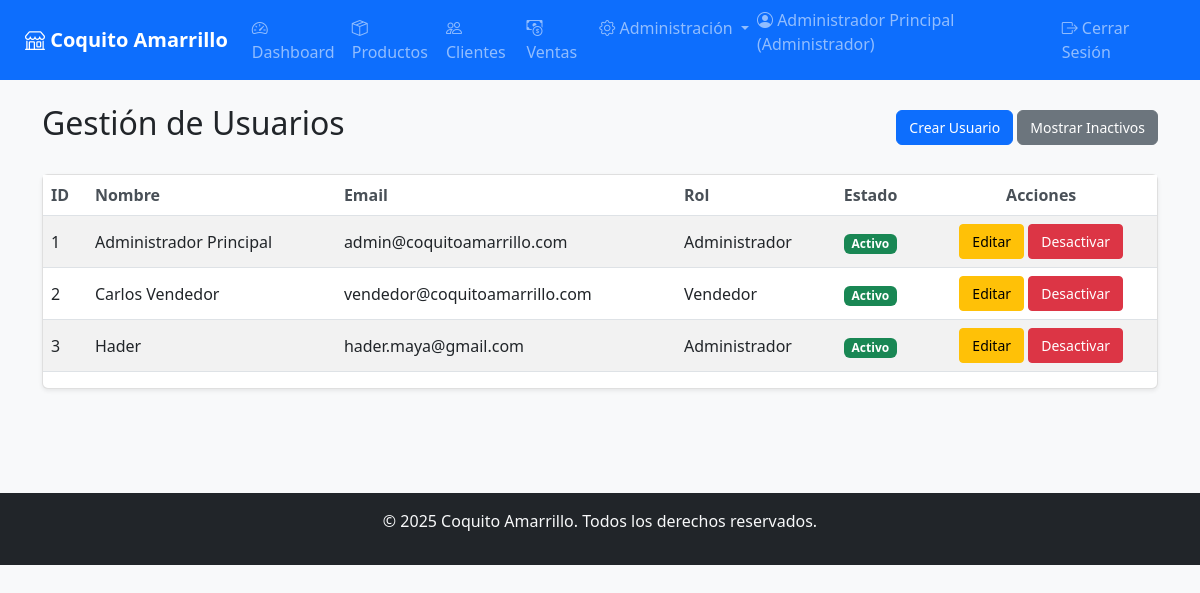
Before: /admin/users (signed in) with the older database file.
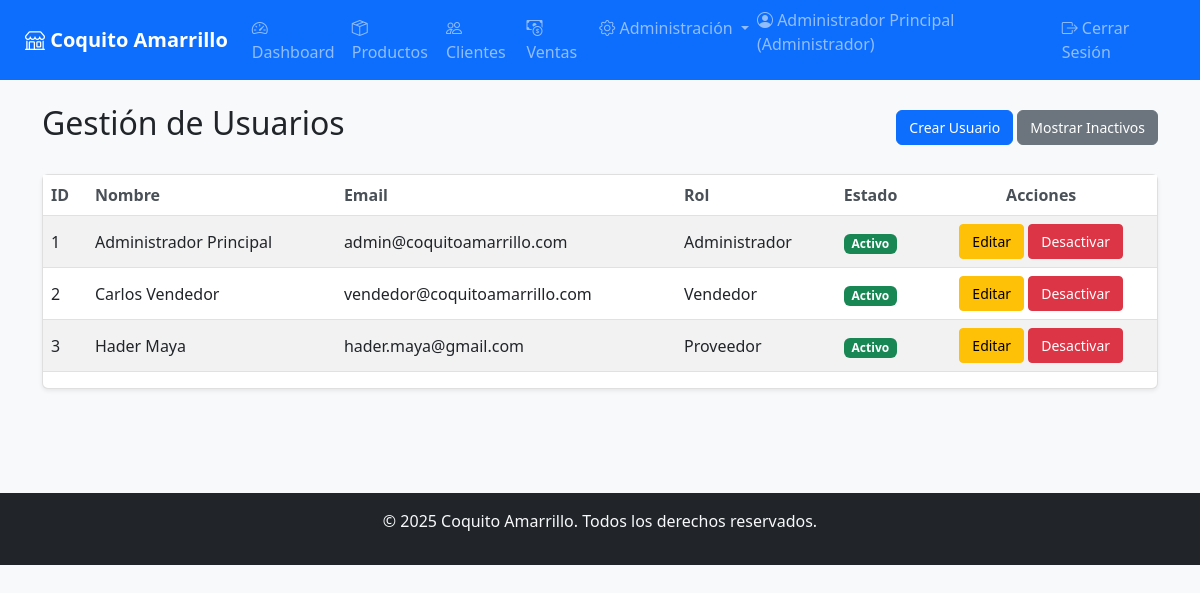
After: the same page with the newer database file.
### app/models/user.py (models this page shows, shortened)
class User(UserMixin, db.Model):
    __tablename__ = 'usuarios'
    id_usuario = db.Column(db.Integer, primary_key=True)
    nombre = db.Column(db.String(100), nullable=False)
    email = db.Column(db.String(100), nullable=False, unique=True)
    _password_hash = db.Column('password', db.String(255), nullable=False)
    rol_id = db.Column(db.Integer, db.ForeignKey('roles.id_rol'), nullable=False)
    activo = db.Column(db.Boolean, default=True)  # Campo para soft delete
    fecha_eliminacion = db.Column(db.DateTime)    # Fecha de desactivación
    fecha_registro = db.Column(db.DateTime)
    rol = relationship('Role', back_populates='usuarios')
    empleado_asociado = relationship('Staff', back_populates='usuario', uselist=False)
    @property
    def password(self):
        raise AttributeError('La contraseña no es legible')
    @password.setter
    def password(self, raw_password):
        self.validate_password_strength(raw_password)
        self._password_hash = bcrypt.generate_password_hash(raw_password).decode('utf-8')

### app/models/role.py (models this page shows, shortened)
class Role(db.Model):
    __tablename__ = 'roles'
    id_rol = db.Column(db.Integer, primary_key=True)
    nombre = db.Column(db.String(50), nullable=False, unique=True)
    descripcion = db.Column(db.String(150))
    activo = db.Column(db.Boolean, default=True)
    fecha_eliminacion = db.Column(db.DateTime)
    usuarios = relationship('User', back_populates='rol', cascade='save-update, merge')

### app/routes/admin.py (the view)
@admin_bp.route('/users')
@login_required
@admin_required
@active_user_required
def manage_users():
    usuarios = User.query.all()
    form = EmptyForm()
    """Gestión de usuarios"""
    try:
        mostrar_inactivos = request.args.get('mostrar_inactivos', 'false').lower() in ['1', 'true', 'yes']
        if mostrar_inactivos:
            usuarios = User.query.all()
        else:
            usuarios = User.query.filter_by(activo=True).all()
        return render_template('admin/users.html', usuarios=usuarios, mostrar_inactivos=mostrar_inactivos, form=form)
    except Exception as e:
        flash(f'Error al cargar usuarios: {str(e)}', 'danger')
        return redirect(url_for('admin.dashboard'))

### app/__init__.py (called while the page is built)
@login_manager.user_loader
def load_user(user_id):
    from app.models import User
    return User.query.get(int(user_id))

### app/templates/admin/users.html (shortened to what this page needs)
{% extends "base.html" %}
{% block content %}
<div class="container">
    <div class="d-flex justify-content-between align-items-center mb-4">
        <h2>Gestión de Usuarios</h2>
        <div>
            <a href="{{ url_for('admin.create_user') }}" class="btn btn-primary">Crear Usuario</a>
            <a href="{{ url_for('admin.manage_users', mostrar_inactivos=not mostrar_inactivos) }}"
               class="btn btn-{% if mostrar_inactivos %}warning{% else %}secondary{% endif %}">
                {% if mostrar_inactivos %}Ocultar Inactivos{% else %}Mostrar Inactivos{% endif %}
            </a>
        </div>
    </div>
    <div class="card shadow-sm">
        <div class="table-responsive">
            {% if usuarios %}
            <table class="table table-striped table-hover align-middle">
                <thead>
                    <tr>
                        <th>ID</th>
                        <th>Nombre</th>
                        <th>Email</th>
                        <th>Rol</th>
                        <th>Estado</th>
                        <th class="text-center">Acciones</th>
                    </tr>
                </thead>
                <tbody>
                    {% for user in usuarios %}
                    <tr class="{% if not user.activo %}table-secondary{% endif %}">
                        <td>{{ user.id_usuario }}</td>
                        <td>{{ user.nombre }}</td>
                        <td>{{ user.email }}</td>
                        <td>{{ user.rol.nombre }}</td>
                        <td>
                            <span class="badge {% if user.activo %}bg-success{% else %}bg-secondary{% endif %}">
                                {% if user.activo %}Activo{% else %}Inactivo{% endif %}
                            </span>
                        </td>
                        <td class="text-center">
                            {% if user.activo %}
                                <a href="{{ url_for('admin.edit_user', user_id=user.id_usuario) }}" class="btn btn-sm btn-warning">Editar</a>
                                <button class="btn btn-sm btn-danger" data-bs-toggle="modal" data-bs-target="#deleteModal{{ user.id_usuario }}">Desactivar</button>
                            {% else %}
                                <form action="{{ url_for('admin.activate_user', user_id=user.id_usuario) }}" method="POST" class="d-inline">
                                    {{ form.hidden_tag() }}
                                    <button type="submit" class="btn btn-sm btn-success">Activar</button>
                                </form>
                            {% endif %}
                        </td>
                    </tr>
                    {% endfor %}
                </tbody>
            </table>
            {% else %}
                <p class="text-muted">No hay usuarios registrados.</p>
            {% endif %}
        </div>
    </div>
</div>
{% endblock %}

Changed rows visible on the page:
changed User "hader.maya@gmail.com": nombre "Hader" → "Hader Maya"; rol.nombre "Administrador" → "Proveedor"
